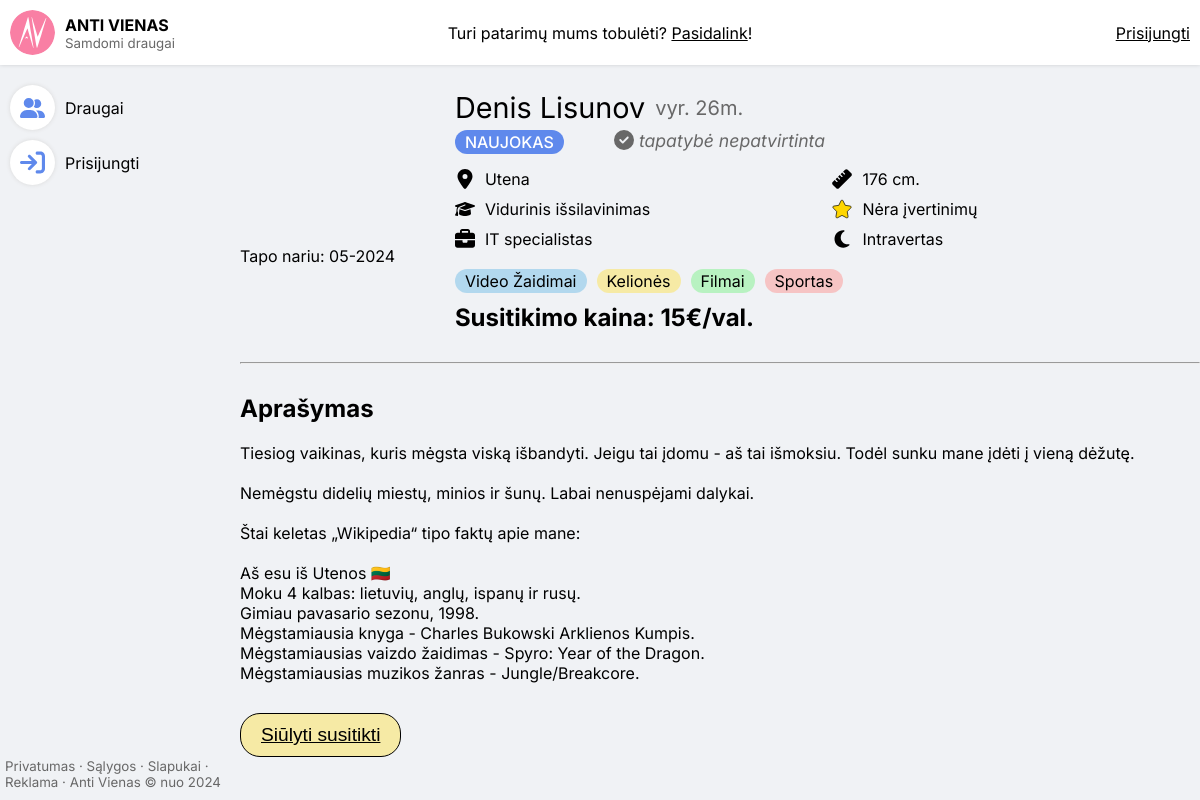
/profilis/1/, run on an earlier commit of the app's database.
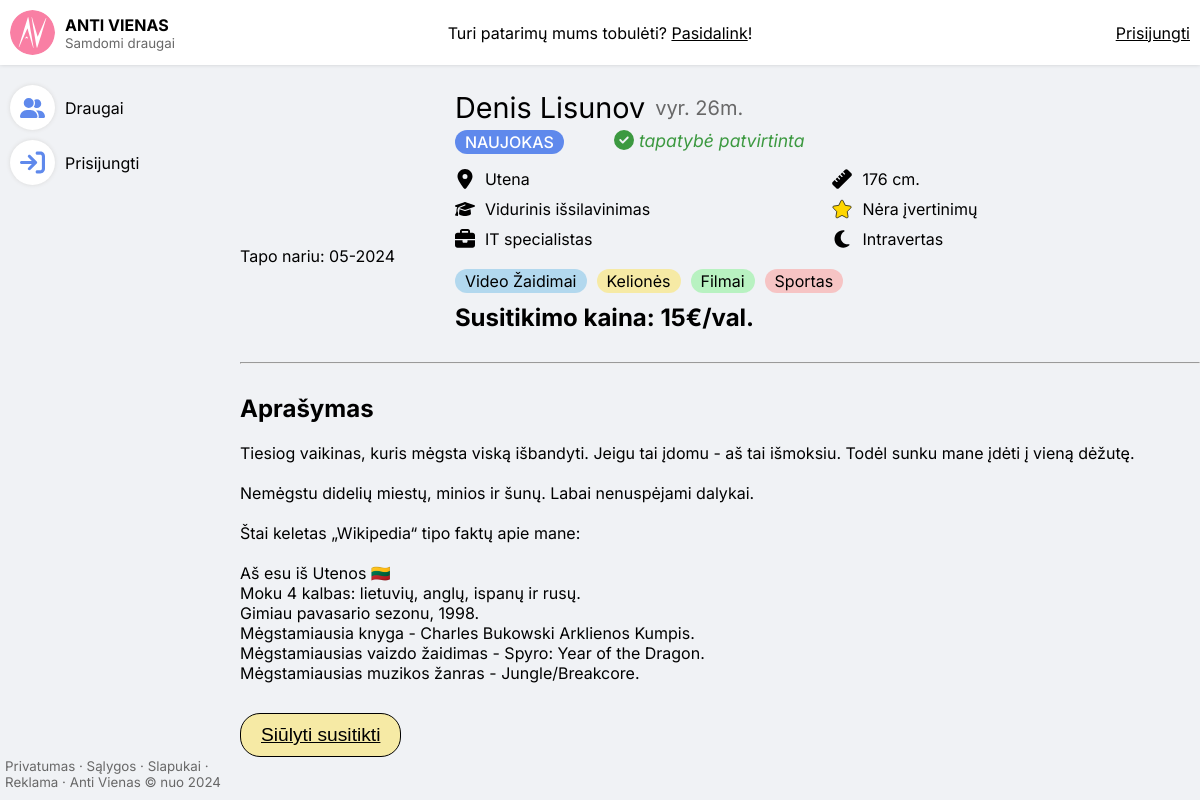
And on a later commit of the database.
### antivienas/database/models.py (models this page shows, shortened)
class User(AbstractUser):
    class ProfileTypes(models.TextChoices):
        USER =      "User"
        FRIEND =    "Friend"
    class PersonalityTypes(models.TextChoices):
        INTRAVERT =     "Intravert"
        EKSTRAVERT =    "Ekstravert"
    class InterestColorHexes(models.TextChoices):
        GRAY =      "#D9D9D9", "Gray"
        RED =       "#F6C4C4", "Red"
        BLUE =      "#B2D8EE", "Blue"
        GREEN =     "#B8F2C1", "Green"
        PURPLE =    "#F1B8F2", "Purple"
        YELLOW =    "#F6EAA5", "Yellow"
    class EducationChoices(models.TextChoices):
        PAGRINDINIS = "Pagrindinis"
        VIDURINIS = "Vidurinis"
        AUKSTASIS = "Aukštasis"
        AUKSTESNYSIS = "Aukštesnysis"
        PRADINIS = "Pradinis"
    is_id_verified =    models.BooleanField(default=False)
    id_img =            models.ImageField(upload_to=user_img_upload_path, blank=True, null=True)
    profile_type =      models.CharField(max_length=6, choices=ProfileTypes, default=ProfileTypes.USER)
    birthday =          models.DateField(default=dt.date(1998,5,14))
    city =              models.CharField(max_length=15,choices=CityOfService,null=True,blank=True)
    job =               models.CharField(max_length=40, blank=True)
    description =       models.TextField(max_length=5000, blank=True)
    personality_type =  models.CharField(max_length=10, choices=PersonalityTypes, null=True, blank=True)
    gender =            models.CharField(max_length=10, choices=Genders, blank=True, null=True)
    education =         models.CharField(max_length=15, choices=EducationChoices, blank=True, null=True)
    height_cm =         models.PositiveIntegerField(blank=True, null=True, validators=[MinValueValidator(0), MaxValueValidator(300)])
    img_one =           models.ImageField(upload_to=upload_img_one, default="/user-no-avatar.png", storage=OverwriteStorage())
    img_two =           models.ImageField(upload_to=user_img_upload_path, blank=True, null=True)
    img_three =         models.ImageField(upload_to=user_img_upload_path, blank=True, null=True)
    interest_one =      models.CharField(max_length=50, blank=True)
    interest_two =      models.CharField(max_length=50, blank=True)
    interest_three =    models.CharField(max_length=50, blank=True)
    interest_four =     models.CharField(max_length=50, blank=True)
    interest_color_one =    models.CharField(max_length=7, choices=InterestColorHexes, default=InterestColorHexes.GRAY)
    interest_color_two =    models.CharField(max_length=7, choices=InterestColorHexes, default=InterestColorHexes.GRAY)
    interest_color_three =  models.CharField(max_length=7, choices=InterestColorHexes, default=InterestColorHexes.GRAY)
    interest_color_four =   models.CharField(max_length=7, choices=InterestColorHexes, default=InterestColorHexes.GRAY)
    @property
    def age(self):
        return int((dt.datetime.now().date() - self.birthday).days / 365.25)

class FriendSetting(models.Model):
    friend =            models.OneToOneField(User, on_delete=models.CASCADE, primary_key=True)
    price_per_hour =    models.PositiveIntegerField(default=0)
    orders_completed =  models.PositiveIntegerField(default=0)
    is_public =         models.BooleanField(default=False)
    account_number =            models.CharField(max_length=20, blank=True)
    account_holder_details =    models.CharField(max_length=200, blank=True)
    class LvlOfExperience(models.IntegerChoices):
        NEWBIE      = 1, "Naujokas"       # pradinis lygis
        EXPERIENCED = 2, "Patyręs"  # po 2 sėkmingų užsakymų
        VETERAN     = 3, "Veteranas"      # po 10 sėkmingų užsakymų
        EXPERT      = 4, "Ekspertas"       # specialus lygis psichologams
    level =     models.SmallIntegerField(choices=LvlOfExperience, default=LvlOfExperience.NEWBIE)
    created =   models.DateTimeField(auto_now_add=True)

### antivienas/backend/views.py (the view)
# urls.py: path("profilis/<int:user_id>/", views.profile_page, name="profile"),
def profile_page(request, user_id):
    template = "pages/profile.html"
    context = {'colors':COLORS,
               'cities': CITY_CHOICES,
               'educations':EDU_CHOICES,
               'genders':GENDERS,
               'personality_types': PERSONALITY_TYPES,
               'meeting_hours' : MEETING_HOURS}
    try:
        user = User.objects.get(pk=user_id)
        context["user"] = user
    except:
        return redirect("index")
    if user.gender == Genders.VYRAS:
        context['text_ending'] = "as"
    else:
        context['text_ending'] = "ė"
    try:
        friend_params = FriendSetting.objects.get(friend=user)
        context["friend_params"] = friend_params
    except:
        pass
    return render(request, template, context)

### antivienas/frontend/templates/pages/profile.html (shortened to what this page needs)
<!DOCTYPE html>
{% load static %}
<html lang="lt">
<head>
    <link rel="stylesheet" href="{% static 'styles/style.css' %}" />
</head>
<body x-data="{'isIDModalOpen': false, 'isEditModalOpen': false, 'isOrderModalOpen': false, 'isSettingsModalOpen':false}" x-on:keydown.escape="isIDModalOpen=false; isEditModalOpen=false; isOrderModalOpen=false; isSettingsModalOpen=false">
    {% include "components/top-nav.html" %}
    <main class="main-section main-double-split">
        <div class="left-container">
            {% include "components/side-nav.html" %}
            {% include "components/terms-of-service.html" %}
        </div>
        <div class="middle-container">
            <div class="profile-manager">
                <div class="details-container">
                    <div class="images-container">
                        <div class="image-container" data-id="0">
                        </div>
                        <p>Tapo nariu: {{user.date_joined|date:"m-Y"}}</p>
                    </div>
                    <div class="info-container">
                        <div class="name-container"><h1>{{user.first_name}} {{user.last_name}}</h1> <small>{{ user.gender|lower|slice:"0:3" }}. {{ user.age }}m.</small></div>
                        <div class="level-container">
                            {% if friend_params %}
                            <p class="level" style="background-color: var(--blue);">{{friend_params.get_level_display}}</p>
                            {% endif %}
                            <div class="id-container">
                            {% if user.is_id_verified %}
                                <svg style="fill: var(--checkmark-color);" xmlns="http://www.w3.org/2000/svg" viewBox="0 0 512 512"><path d="M256 512A256 256 0 1 0 256 0a256 256 0 1 0 0 512zM369 209L241 337c-9.4 9.4-24.6 9.4-33.9 0l-64-64c-9.4-9.4-9.4-24.6 0-33.9s24.6-9.4 33.9 0l47 47L335 175c9.4-9.4 24.6-9.4 33.9 0s9.4 24.6 0 33.9z"/></svg>
                                <p style="color: var(--checkmark-color);">tapatybė patvirtinta</p>
                            {% else %}
                                <svg style="fill: var(--pre-text);" xmlns="http://www.w3.org/2000/svg" viewBox="0 0 512 512"><path d="M256 512A256 256 0 1 0 256 0a256 256 0 1 0 0 512zM369 209L241 337c-9.4 9.4-24.6 9.4-33.9 0l-64-64c-9.4-9.4-9.4-24.6 0-33.9s24.6-9.4 33.9 0l47 47L335 175c9.4-9.4 24.6-9.4 33.9 0s9.4 24.6 0 33.9z"/></svg>
                                <p style="color: var(--pre-text);">tapatybė nepatvirtinta</p>
                            {% endif %}
                            </div>
                        </div>
                        <div class="detail-grid">
                            <div>
                                <svg xmlns="http://www.w3.org/2000/svg" viewBox="0 0 384 512"><path d="M215.7 499.2C267 435 384 279.4 384 192C384 86 298 0 192 0S0 86 0 192c0 87.4 117 243 168.3 307.2c12.3 15.3 35.1 15.3 47.4 0zM192 128a64 64 0 1 1 0 128 64 64 0 1 1 0-128z"/></svg>
                                <p>{{user.city}}</p>
                            </div>
                            <div>
                                {% if user.height_cm %}
                                <p>{{user.height_cm}} cm.</p>
                                {% else %}
                                <p>Nenurodyta</p>
                                {% endif %}
                            </div>
                            <div>
                                {% if user.education %}
                                <p>{{user.education}} išsilavinimas</p>
                                {% else %}
                                <p>Nenurodyta</p>
                                {% endif %}
                            </div>
                            <div class="rating">
                                <p>Nėra įvertinimų</p>
                            </div>
                            <div>
                                {% if user.job %}
                                <p>{{ user.job }}</p>
                                {% else %}
                                <p>Nenurodyta</p>
                                {% endif %}
                            </div>
                            <div>
                                {% if user.personality_type %}
                                <p>{{user.personality_type}}{{text_ending}}</p>
                                {% else %}
                                <p>Nenurodyta</p>
                                {% endif %}
                            </div>
                        </div>
                        <div class="interest-container">
                            {% if user.interest_one %}
                            <p class="interest-item" style="background-color: {{ user.interest_color_one }};">{{user.interest_one}}</p>
                            {% endif %}
                            {% if user.interest_two %}
                            <p class="interest-item" style="background-color: {{ user.interest_color_two }};">{{user.interest_two}}</p>
                            {% endif %}
                            {% if user.interest_three %}
                            <p class="interest-item" style="background-color: {{ user.interest_color_three }};">{{user.interest_three}}</p>
                            {% endif %}
                            {% if user.interest_four %}
                            <p class="interest-item" style="background-color: {{ user.interest_color_four }};">{{user.interest_four}}</p>
                            {% endif %}
                        </div>
                        {% if friend_params and friend_params.is_public %}
                        <div class="price-container">
                            <p><strong>Susitikimo kaina: {{friend_params.price_per_hour}}€/val.</strong></p>
                        </div>
                        {% endif %}
                    </div>
                </div>
                <hr>
                <div class="description-container">
                    {% if user.description %}
                    <h2>Aprašymas</h2>
                    {{ user.description|linebreaks }}
                    {% else %}
                    <p style="font-style: italic; margin: 0px 10px;">Aprašymo nėra</p>
                    {% endif %}
                </div>
                <div class="btn-container">
                    {% if friend_params and request.user and request.user != friend_params.friend %}
                        {% if request.user.is_authenticated %}
                    <button type="button" id="order-btn" x-on:click="isOrderModalOpen = true">Siūlyti susitikti</button>
                        {% else %}
                        <a href="{% url 'login' %}"><button type="button" id="order-btn">Siūlyti susitikti</button></a>
                        {% endif %}
                    {% endif %}
                </div>
            </div>
        </div>
    </main>
</body>
</html>

### antivienas/frontend/templates/components/top-nav.html
{% load static %}
<nav class="nav-top">
    <div class="logo-container">
        <a href="{% url 'index' %}">
            <img src="{% static 'assets/antivienas-logo.svg' %}" alt="">
            <div class="site-title">
                <h1>Anti Vienas</h1>
                <small>Samdomi draugai</small>
            </div>
        </a>
    </div>
    <div class="guide-container">
        <p>Turi patarimų mums tobulėti? <a href="#">Pasidalink</a>!</p>
    </div>
    <div class="user-container">
        {% if request.user.is_authenticated %}
        <div id="expandable" class="user-expandable" x-data="{ open: false }" @click="open = ! open">
            <img src="{{ request.user.img_one.url }}" alt="">
            <div class="expander">
                <svg xmlns="http://www.w3.org/2000/svg" viewBox="0 0 448 512"><path d="M201.4 374.6c12.5 12.5 32.8 12.5 45.3 0l160-160c12.5-12.5 12.5-32.8 0-45.3s-32.8-12.5-45.3 0L224 306.7 86.6 169.4c-12.5-12.5-32.8-12.5-45.3 0s-12.5 32.8 0 45.3l160 160z"/></svg>
            </div>
            <div id="user-nav" class="user-nav" x-show="open" @click.outside="open = false">
                <a href="{% url 'profile' request.user.id %}" class="nav-item"><img src="{{ request.user.img_one.url }}" alt=""> {{ request.user.first_name }} {{ request.user.last_name }}</a>
                <hr>
                <a href="#" class="nav-item">
                    <div class="nav-item-logo">
                        <svg xmlns="http://www.w3.org/2000/svg" viewBox="0 0 320 512"><path d="M80 160c0-35.3 28.7-64 64-64h32c35.3 0 64 28.7 64 64v3.6c0 21.8-11.1 42.1-29.4 53.8l-42.2 27.1c-25.2 16.2-40.4 44.1-40.4 74V320c0 17.7 14.3 32 32 32s32-14.3 32-32v-1.4c0-8.2 4.2-15.8 11-20.2l42.2-27.1c36.6-23.6 58.8-64.1 58.8-107.7V160c0-70.7-57.3-128-128-128H144C73.3 32 16 89.3 16 160c0 17.7 14.3 32 32 32s32-14.3 32-32zm80 320a40 40 0 1 0 0-80 40 40 0 1 0 0 80z"/></svg>
                    </div>
                     Pagalba</a>
                <a href="{% url 'logout' %}" class="nav-item">
                    <div class="nav-item-logo">
                        <svg xmlns="http://www.w3.org/2000/svg" viewBox="0 0 512 512"><path d="M502.6 278.6c12.5-12.5 12.5-32.8 0-45.3l-128-128c-12.5-12.5-32.8-12.5-45.3 0s-12.5 32.8 0 45.3L402.7 224 192 224c-17.7 0-32 14.3-32 32s14.3 32 32 32l210.7 0-73.4 73.4c-12.5 12.5-12.5 32.8 0 45.3s32.8 12.5 45.3 0l128-128zM160 96c17.7 0 32-14.3 32-32s-14.3-32-32-32L96 32C43 32 0 75 0 128L0 384c0 53 43 96 96 96l64 0c17.7 0 32-14.3 32-32s-14.3-32-32-32l-64 0c-17.7 0-32-14.3-32-32l0-256c0-17.7 14.3-32 32-32l64 0z"/></svg>
                    </div> Atsijungti</a>
                {% include "components/terms-of-service.html" %}
            </div>
        </div>
        {% else %}
        <a href="{% url 'login' %}">Prisijungti</a>
        {% endif %}
    </div>
</nav>

### antivienas/frontend/templates/components/side-nav.html (shortened to what this page needs)
<nav class="side-nav">
    <a href="{% url 'index' %}" class="nav-item">
        <div class="nav-item-logo">
        </div> Draugai</a>
    {% if request.user.is_authenticated %}
        <a href="{% url 'logout' %}" class="nav-item">
            <div class="nav-item-logo">
                <svg xmlns="http://www.w3.org/2000/svg" viewBox="0 0 512 512"><path d="M502.6 278.6c12.5-12.5 12.5-32.8 0-45.3l-128-128c-12.5-12.5-32.8-12.5-45.3 0s-12.5 32.8 0 45.3L402.7 224 192 224c-17.7 0-32 14.3-32 32s14.3 32 32 32l210.7 0-73.4 73.4c-12.5 12.5-12.5 32.8 0 45.3s32.8 12.5 45.3 0l128-128zM160 96c17.7 0 32-14.3 32-32s-14.3-32-32-32L96 32C43 32 0 75 0 128L0 384c0 53 43 96 96 96l64 0c17.7 0 32-14.3 32-32s-14.3-32-32-32l-64 0c-17.7 0-32-14.3-32-32l0-256c0-17.7 14.3-32 32-32l64 0z"/></svg>
            </div> Atsijungti</a>
    {% else %}
        <a href="{% url 'login' %}" class="nav-item">
            <div class="nav-item-logo">
            </div> Prisijungti</a>
    {% endif %}
</nav>

### antivienas/frontend/templates/components/terms-of-service.html
<small class="tos">
    <a href="">Privatumas</a> ·
    <a href="">Sąlygos</a> ·
    <a href="">Slapukai</a> ·
    <a href="">Reklama</a> ·
    Anti Vienas © nuo 2024</small>

What changed in the data, as far as the page shows it:
changed User "Denis": is_id_verified False → True (drawn)
Also different on the page:
text no longer shown: "tapatybė nepatvirtinta"
text now shown: "tapatybė patvirtinta"
